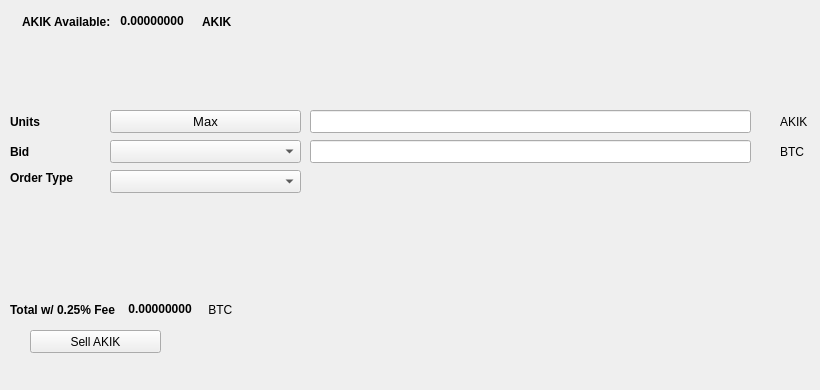
   <widget class="QWidget" name="SellTab">
    <attribute name="title">
     <string>Sell</string>
    </attribute>
    <widget class="QLabel" name="label_16">
     <property name="geometry">
      <rect>
       <x>780</x>
       <y>140</y>
       <width>31</width>
       <height>23</height>
      </rect>
     </property>
     <property name="text">
      <string>BTC</string>
     </property>
    </widget>
    <widget class="QComboBox" name="SellBidcomboBox">
     <property name="geometry">
      <rect>
       <x>110</x>
       <y>140</y>
       <width>191</width>
       <height>23</height>
      </rect>
     </property>
     <property name="font">
      <font>
       <pointsize>10</pointsize>
      </font>
     </property>
    </widget>
    <widget class="QLabel" name="label_18">
     <property name="geometry">
      <rect>
       <x>10</x>
       <y>110</y>
       <width>46</width>
       <height>23</height>
      </rect>
     </property>
     <property name="font">
      <font>
       <weight>75</weight>
       <bold>true</bold>
      </font>
     </property>
     <property name="text">
      <string>Units</string>
     </property>
    </widget>
    <widget class="QPushButton" name="Sell_Max_Amount">
     <property name="geometry">
      <rect>
       <x>110</x>
       <y>110</y>
       <width>191</width>
       <height>23</height>
      </rect>
     </property>
     <property name="font">
      <font>
       <pointsize>10</pointsize>
      </font>
     </property>
     <property name="text">
      <string>Max</string>
     </property>
    </widget>
    <widget class="QLabel" name="label_20">
     <property name="geometry">
      <rect>
       <x>10</x>
       <y>170</y>
       <width>91</width>
       <height>16</height>
      </rect>
     </property>
     <property name="font">
      <font>
       <weight>75</weight>
       <bold>true</bold>
      </font>
     </property>
     <property name="text">
      <string>Order Type</string>
     </property>
    </widget>
    <widget class="QComboBox" name="SellOrdertypeCombo">
     <property name="geometry">
      <rect>
       <x>110</x>
       <y>170</y>
       <width>191</width>
       <height>23</height>
      </rect>
     </property>
     <property name="font">
      <font>
       <pointsize>10</pointsize>
      </font>
     </property>
    </widget>
    <widget class="QLabel" name="label_21">
     <property name="geometry">
      <rect>
       <x>10</x>
       <y>140</y>
       <width>46</width>
       <height>23</height>
      </rect>
     </property>
     <property name="font">
      <font>
       <weight>75</weight>
       <bold>true</bold>
      </font>
     </property>
     <property name="text">
      <string>Bid</string>
     </property>
    </widget>
    <widget class="QLabel" name="label_22">
     <property name="geometry">
      <rect>
       <x>780</x>
       <y>110</y>
       <width>31</width>
       <height>23</height>
      </rect>
     </property>
     <property name="text">
      <string>AKIK</string>
     </property>
    </widget>
    <widget class="QLineEdit" name="UnitsInputAKIK">
     <property name="geometry">
      <rect>
       <x>310</x>
       <y>110</y>
       <width>441</width>
       <height>23</height>
      </rect>
     </property>
     <property name="font">
      <font>
       <pointsize>9</pointsize>
       <weight>75</weight>
       <bold>true</bold>
      </font>
     </property>
    </widget>
    <widget class="QLineEdit" name="SellBidPriceEdit">
     <property name="geometry">
      <rect>
       <x>310</x>
       <y>140</y>
       <width>441</width>
       <height>23</height>
      </rect>
     </property>
     <property name="font">
      <font>
       <pointsize>9</pointsize>
       <weight>75</weight>
       <bold>true</bold>
      </font>
     </property>
    </widget>
    <widget class="QPushButton" name="SellAKIKBTN">
     <property name="geometry">
      <rect>
       <x>30</x>
       <y>330</y>
       <width>131</width>
       <height>23</height>
      </rect>
     </property>
     <property name="text">
      <string>Sell AKIK</string>
     </property>
     <property name="icon">
      <iconset resource="../akik">
       <normaloff>:/icons/bitcoin</normaloff>:/icons/bitcoin</iconset>
     </property>
    </widget>
    <widget class="QWidget" name="layoutWidget3">
     <property name="geometry">
      <rect>
       <x>22</x>
       <y>12</y>
       <width>258</width>
       <height>19</height>
      </rect>
     </property>
     <layout class="QHBoxLayout" name="horizontalLayout">
      <item>
       <widget class="QLabel" name="label232_2">
        <property name="font">
         <font>
          <weight>75</weight>
          <bold>true</bold>
         </font>
        </property>
        <property name="text">
         <string>AKIK Available:</string>
        </property>
       </widget>
      </item>
      <item>
       <widget class="QLabel" name="AKIKAvailableLabel">
        <property name="palette">
         <palette>
          <active>
           <colorrole role="WindowText">
            <brush brushstyle="SolidPattern">
             <color alpha="255">
              <red>0</red>
              <green>0</green>
              <blue>0</blue>
             </color>
            </brush>
           </colorrole>
           <colorrole role="Button">
            <brush brushstyle="SolidPattern">
             <color alpha="255">
              <red>0</red>
              <green>170</green>
              <blue>0</blue>
             </color>
            </brush>
           </colorrole>
           <colorrole role="Light">
            <brush brushstyle="SolidPattern">
             <color alpha="255">
              <red>0</red>
              <green>255</green>
              <blue>0</blue>
             </color>
            </brush>
           </colorrole>
           <colorrole role="Midlight">
            <brush brushstyle="SolidPattern">
             <color alpha="255">
              <red>0</red>
              <green>212</green>
              <blue>0</blue>
             </color>
            </brush>
           </colorrole>
           <colorrole role="Dark">
            <brush brushstyle="SolidPattern">
             <color alpha="255">
              <red>0</red>
              <green>85</green>
              <blue>0</blue>
             </color>
            </brush>
           </colorrole>
           <colorrole role="Mid">
            <brush brushstyle="SolidPattern">
             <color alpha="255">
              <red>0</red>
              <green>113</green>
              <blue>0</blue>
             </color>
            </brush>
           </colorrole>
           <colorrole role="Text">
            <brush brushstyle="SolidPattern">
             <color alpha="255">
              <red>0</red>
              <green>170</green>
              <blue>0</blue>
             </color>
            </brush>
           </colorrole>
           <colorrole role="BrightText">
            <brush brushstyle="SolidPattern">
             <color alpha="255">
              <red>255</red>
              <green>255</green>
              <blue>255</blue>
             </color>
            </brush>
           </colorrole>
           <colorrole role="ButtonText">
            <brush brushstyle="SolidPattern">
             <color alpha="255">
              <red>0</red>
              <green>0</green>
              <blue>0</blue>
             </color>
            </brush>
           </colorrole>
           <colorrole role="Base">
            <brush brushstyle="SolidPattern">
             <color alpha="255">
              <red>255</red>
              <green>255</green>
              <blue>255</blue>
             </color>
            </brush>
           </colorrole>
           <colorrole role="Window">
            <brush brushstyle="SolidPattern">
             <color alpha="255">
              <red>0</red>
              <green>170</green>
              <blue>0</blue>
             </color>
            </brush>
           </colorrole>
           <colorrole role="Shadow">
            <brush brushstyle="SolidPattern">
             <color alpha="255">
              <red>0</red>
              <green>0</green>
              <blue>0</blue>
             </color>
            </brush>
           </colorrole>
           <colorrole role="AlternateBase">
            <brush brushstyle="SolidPattern">
             <color alpha="255">
              <red>127</red>
              <green>212</green>
              <blue>127</blue>
             </color>
            </brush>
           </colorrole>
           <colorrole role="ToolTipBase">
            <brush brushstyle="SolidPattern">
             <color alpha="255">
              <red>255</red>
              <green>255</green>
              <blue>220</blue>
             </color>
            </brush>
           </colorrole>
           <colorrole role="ToolTipText">
            <brush brushstyle="SolidPattern">
             <color alpha="255">
              <red>0</red>
              <green>0</green>
              <blue>0</blue>
             </color>
            </brush>
           </colorrole>
          </active>
          <inactive>
           <colorrole role="WindowText">
            <brush brushstyle="SolidPattern">
             <color alpha="255">
              <red>0</red>
              <green>0</green>
              <blue>0</blue>
             </color>
            </brush>
           </colorrole>
           <colorrole role="Button">
            <brush brushstyle="SolidPattern">
             <color alpha="255">
              <red>0</red>
              <green>170</green>
              <blue>0</blue>
             </color>
            </brush>
           </colorrole>
           <colorrole role="Light">
            <brush brushstyle="SolidPattern">
             <color alpha="255">
              <red>0</red>
              <green>255</green>
              <blue>0</blue>
             </color>
            </brush>
           </colorrole>
           <colorrole role="Midlight">
            <brush brushstyle="SolidPattern">
             <color alpha="255">
              <red>0</red>
              <green>212</green>
              <blue>0</blue>
             </color>
            </brush>
           </colorrole>
           <colorrole role="Dark">
            <brush brushstyle="SolidPattern">
             <color alpha="255">
              <red>0</red>
              <green>85</green>
              <blue>0</blue>
             </color>
            </brush>
           </colorrole>
           <colorrole role="Mid">
            <brush brushstyle="SolidPattern">
             <color alpha="255">
              <red>0</red>
              <green>113</green>
              <blue>0</blue>
             </color>
            </brush>
           </colorrole>
           <colorrole role="Text">
            <brush brushstyle="SolidPattern">
             <color alpha="255">
              <red>0</red>
              <green>170</green>
              <blue>0</blue>
             </color>
            </brush>
           </colorrole>
           <colorrole role="BrightText">
            <brush brushstyle="SolidPattern">
             <color alpha="255">
              <red>255</red>
              <green>255</green>
              <blue>255</blue>
             </color>
            </brush>
           </colorrole>
           <colorrole role="ButtonText">
            <brush brushstyle="SolidPattern">
             <color alpha="255">
              <red>0</red>
              <green>0</green>
              <blue>0</blue>
             </color>
            </brush>
           </colorrole>
           <colorrole role="Base">
            <brush brushstyle="SolidPattern">
             <color alpha="255">
              <red>255</red>
              <green>255</green>
              <blue>255</blue>
             </color>
            </brush>
           </colorrole>
           <colorrole role="Window">
            <brush brushstyle="SolidPattern">
             <color alpha="255">
              <red>0</red>
              <green>170</green>
              <blue>0</blue>
             </color>
            </brush>
           </colorrole>
           <colorrole role="Shadow">
            <brush brushstyle="SolidPattern">
             <color alpha="255">
              <red>0</red>
              <green>0</green>
              <blue>0</blue>
             </color>
            </brush>
           </colorrole>
           <colorrole role="AlternateBase">
            <brush brushstyle="SolidPattern">
             <color alpha="255">
              <red>127</red>
              <green>212</green>
              <blue>127</blue>
             </color>
            </brush>
           </colorrole>
           <colorrole role="ToolTipBase">
            <brush brushstyle="SolidPattern">
             <color alpha="255">
              <red>255</red>
              <green>255</green>
              <blue>220</blue>
             </color>
            </brush>
           </colorrole>
           <colorrole role="ToolTipText">
            <brush brushstyle="SolidPattern">
             <color alpha="255">
              <red>0</red>
              <green>0</green>
              <blue>0</blue>
             </color>
            </brush>
           </colorrole>
          </inactive>
          <disabled>
           <colorrole role="WindowText">
            <brush brushstyle="SolidPattern">
             <color alpha="255">
              <red>0</red>
              <green>85</green>
              <blue>0</blue>
             </color>
            </brush>
           </colorrole>
           <colorrole role="Button">
            <brush brushstyle="SolidPattern">
             <color alpha="255">
              <red>0</red>
              <green>170</green>
              <blue>0</blue>
             </color>
            </brush>
           </colorrole>
           <colorrole role="Light">
            <brush brushstyle="SolidPattern">
             <color alpha="255">
              <red>0</red>
              <green>255</green>
              <blue>0</blue>
             </color>
            </brush>
           </colorrole>
           <colorrole role="Midlight">
            <brush brushstyle="SolidPattern">
             <color alpha="255">
              <red>0</red>
              <green>212</green>
              <blue>0</blue>
             </color>
            </brush>
           </colorrole>
           <colorrole role="Dark">
            <brush brushstyle="SolidPattern">
             <color alpha="255">
              <red>0</red>
              <green>85</green>
              <blue>0</blue>
             </color>
            </brush>
           </colorrole>
           <colorrole role="Mid">
            <brush brushstyle="SolidPattern">
             <color alpha="255">
              <red>0</red>
              <green>113</green>
              <blue>0</blue>
             </color>
            </brush>
           </colorrole>
           <colorrole role="Text">
            <brush brushstyle="SolidPattern">
             <color alpha="255">
              <red>0</red>
              <green>85</green>
              <blue>0</blue>
             </color>
            </brush>
           </colorrole>
           <colorrole role="BrightText">
            <brush brushstyle="SolidPattern">
             <color alpha="255">
              <red>255</red>
              <green>255</green>
              <blue>255</blue>
             </color>
            </brush>
           </colorrole>
           <colorrole role="ButtonText">
            <brush brushstyle="SolidPattern">
             <color alpha="255">
              <red>0</red>
              <green>85</green>
              <blue>0</blue>
             </color>
            </brush>
           </colorrole>
           <colorrole role="Base">
            <brush brushstyle="SolidPattern">
             <color alpha="255">
              <red>0</red>
              <green>170</green>
              <blue>0</blue>
             </color>
            </brush>
           </colorrole>
           <colorrole role="Window">
            <brush brushstyle="SolidPattern">
             <color alpha="255">
              <red>0</red>
              <green>170</green>
              <blue>0</blue>
             </color>
            </brush>
           </colorrole>
           <colorrole role="Shadow">
            <brush brushstyle="SolidPattern">
             <color alpha="255">
              <red>0</red>
              <green>0</green>
              <blue>0</blue>
             </color>
            </brush>
           </colorrole>
           <colorrole role="AlternateBase">
            <brush brushstyle="SolidPattern">
             <color alpha="255">
              <red>0</red>
              <green>170</green>
              <blue>0</blue>
             </color>
            </brush>
           </colorrole>
           <colorrole role="ToolTipBase">
            <brush brushstyle="SolidPattern">
             <color alpha="255">
              <red>255</red>
              <green>255</green>
              <blue>220</blue>
             </color>
            </brush>
           </colorrole>
           <colorrole role="ToolTipText">
            <brush brushstyle="SolidPattern">
             <color alpha="255">
              <red>0</red>
              <green>0</green>
              <blue>0</blue>
             </color>
            </brush>
           </colorrole>
          </disabled>
         </palette>
        </property>
        <property name="font">
         <font>
          <weight>75</weight>
          <bold>true</bold>
         </font>
        </property>
        <property name="text">
         <string> 0.00000000 </string>
        </property>
        <property name="textInteractionFlags">
         <set>Qt::LinksAccessibleByMouse|Qt::TextSelectableByKeyboard|Qt::TextSelectableByMouse</set>
        </property>
       </widget>
      </item>
      <item>
       <widget class="QLabel" name="labelAKIK">
        <property name="font">
         <font>
          <weight>75</weight>
          <bold>true</bold>
         </font>
        </property>
        <property name="text">
         <string>AKIK</string>
        </property>
       </widget>
      </item>
     </layout>
    </widget>
    <widget class="QWidget" name="layoutWidget">
     <property name="geometry">
      <rect>
       <x>10</x>
       <y>300</y>
       <width>268</width>
       <height>19</height>
      </rect>
     </property>
     <layout class="QHBoxLayout" name="horizontalLayout_2">
      <item>
       <widget class="QLabel" name="label_19">
        <property name="font">
         <font>
          <weight>75</weight>
          <bold>true</bold>
         </font>
        </property>
        <property name="text">
         <string>Total w/ 0.25% Fee </string>
        </property>
       </widget>
      </item>
      <item>
       <widget class="QLabel" name="SellCostLabel">
        <property name="palette">
         <palette>
          <active>
           <colorrole role="WindowText">
            <brush brushstyle="SolidPattern">
             <color alpha="255">
              <red>0</red>
              <green>0</green>
              <blue>0</blue>
             </color>
            </brush>
           </colorrole>
           <colorrole role="Button">
            <brush brushstyle="SolidPattern">
             <color alpha="255">
              <red>0</red>
              <green>170</green>
              <blue>0</blue>
             </color>
            </brush>
           </colorrole>
           <colorrole role="Light">
            <brush brushstyle="SolidPattern">
             <color alpha="255">
              <red>0</red>
              <green>255</green>
              <blue>0</blue>
             </color>
            </brush>
           </colorrole>
           <colorrole role="Midlight">
            <brush brushstyle="SolidPattern">
             <color alpha="255">
              <red>0</red>
              <green>212</green>
              <blue>0</blue>
             </color>
            </brush>
           </colorrole>
           <colorrole role="Dark">
            <brush brushstyle="SolidPattern">
             <color alpha="255">
              <red>0</red>
              <green>85</green>
              <blue>0</blue>
             </color>
            </brush>
           </colorrole>
           <colorrole role="Mid">
            <brush brushstyle="SolidPattern">
             <color alpha="255">
              <red>0</red>
              <green>113</green>
              <blue>0</blue>
             </color>
            </brush>
           </colorrole>
           <colorrole role="Text">
            <brush brushstyle="SolidPattern">
             <color alpha="255">
              <red>0</red>
              <green>170</green>
              <blue>0</blue>
             </color>
            </brush>
           </colorrole>
           <colorrole role="BrightText">
            <brush brushstyle="SolidPattern">
             <color alpha="255">
              <red>255</red>
              <green>255</green>
              <blue>255</blue>
             </color>
            </brush>
           </colorrole>
           <colorrole role="ButtonText">
            <brush brushstyle="SolidPattern">
             <color alpha="255">
              <red>0</red>
              <green>0</green>
              <blue>0</blue>
             </color>
            </brush>
           </colorrole>
           <colorrole role="Base">
            <brush brushstyle="SolidPattern">
             <color alpha="255">
              <red>255</red>
              <green>255</green>
              <blue>255</blue>
             </color>
            </brush>
           </colorrole>
           <colorrole role="Window">
            <brush brushstyle="SolidPattern">
             <color alpha="255">
              <red>0</red>
              <green>170</green>
              <blue>0</blue>
             </color>
            </brush>
           </colorrole>
           <colorrole role="Shadow">
            <brush brushstyle="SolidPattern">
             <color alpha="255">
              <red>0</red>
              <green>0</green>
              <blue>0</blue>
             </color>
            </brush>
           </colorrole>
           <colorrole role="AlternateBase">
            <brush brushstyle="SolidPattern">
             <color alpha="255">
              <red>127</red>
              <green>212</green>
              <blue>127</blue>
             </color>
            </brush>
           </colorrole>
           <colorrole role="ToolTipBase">
            <brush brushstyle="SolidPattern">
             <color alpha="255">
              <red>255</red>
              <green>255</green>
              <blue>220</blue>
             </color>
            </brush>
           </colorrole>
           <colorrole role="ToolTipText">
            <brush brushstyle="SolidPattern">
             <color alpha="255">
              <red>0</red>
              <green>0</green>
              <blue>0</blue>
             </color>
            </brush>
           </colorrole>
          </active>
          <inactive>
           <colorrole role="WindowText">
            <brush brushstyle="SolidPattern">
             <color alpha="255">
              <red>0</red>
              <green>0</green>
              <blue>0</blue>
             </color>
            </brush>
           </colorrole>
           <colorrole role="Button">
            <brush brushstyle="SolidPattern">
             <color alpha="255">
              <red>0</red>
              <green>170</green>
              <blue>0</blue>
             </color>
            </brush>
           </colorrole>
           <colorrole role="Light">
            <brush brushstyle="SolidPattern">
             <color alpha="255">
              <red>0</red>
              <green>255</green>
              <blue>0</blue>
             </color>
            </brush>
           </colorrole>
           <colorrole role="Midlight">
            <brush brushstyle="SolidPattern">
             <color alpha="255">
              <red>0</red>
              <green>212</green>
              <blue>0</blue>
             </color>
            </brush>
           </colorrole>
           <colorrole role="Dark">
            <brush brushstyle="SolidPattern">
             <color alpha="255">
              <red>0</red>
              <green>85</green>
              <blue>0</blue>
             </color>
            </brush>
           </colorrole>
           <colorrole role="Mid">
            <brush brushstyle="SolidPattern">
             <color alpha="255">
              <red>0</red>
              <green>113</green>
              <blue>0</blue>
             </color>
            </brush>
           </colorrole>
           <colorrole role="Text">
            <brush brushstyle="SolidPattern">
             <color alpha="255">
              <red>0</red>
              <green>170</green>
              <blue>0</blue>
             </color>
            </brush>
           </colorrole>
           <colorrole role="BrightText">
            <brush brushstyle="SolidPattern">
             <color alpha="255">
              <red>255</red>
              <green>255</green>
              <blue>255</blue>
             </color>
            </brush>
           </colorrole>
           <colorrole role="ButtonText">
            <brush brushstyle="SolidPattern">
             <color alpha="255">
              <red>0</red>
              <green>0</green>
              <blue>0</blue>
             </color>
            </brush>
           </colorrole>
           <colorrole role="Base">
            <brush brushstyle="SolidPattern">
             <color alpha="255">
              <red>255</red>
              <green>255</green>
              <blue>255</blue>
             </color>
            </brush>
           </colorrole>
           <colorrole role="Window">
            <brush brushstyle="SolidPattern">
             <color alpha="255">
              <red>0</red>
              <green>170</green>
              <blue>0</blue>
             </color>
            </brush>
           </colorrole>
           <colorrole role="Shadow">
            <brush brushstyle="SolidPattern">
             <color alpha="255">
              <red>0</red>
              <green>0</green>
              <blue>0</blue>
             </color>
            </brush>
           </colorrole>
           <colorrole role="AlternateBase">
            <brush brushstyle="SolidPattern">
             <color alpha="255">
              <red>127</red>
              <green>212</green>
              <blue>127</blue>
             </color>
            </brush>
           </colorrole>
           <colorrole role="ToolTipBase">
            <brush brushstyle="SolidPattern">
             <color alpha="255">
              <red>255</red>
              <green>255</green>
              <blue>220</blue>
             </color>
            </brush>
           </colorrole>
           <colorrole role="ToolTipText">
            <brush brushstyle="SolidPattern">
             <color alpha="255">
              <red>0</red>
              <green>0</green>
              <blue>0</blue>
             </color>
            </brush>
           </colorrole>
          </inactive>
          <disabled>
           <colorrole role="WindowText">
            <brush brushstyle="SolidPattern">
             <color alpha="255">
              <red>0</red>
              <green>85</green>
              <blue>0</blue>
             </color>
            </brush>
           </colorrole>
           <colorrole role="Button">
            <brush brushstyle="SolidPattern">
             <color alpha="255">
              <red>0</red>
              <green>170</green>
              <blue>0</blue>
             </color>
            </brush>
           </colorrole>
           <colorrole role="Light">
            <brush brushstyle="SolidPattern">
             <color alpha="255">
              <red>0</red>
              <green>255</green>
              <blue>0</blue>
             </color>
            </brush>
           </colorrole>
           <colorrole role="Midlight">
            <brush brushstyle="SolidPattern">
             <color alpha="255">
              <red>0</red>
              <green>212</green>
              <blue>0</blue>
             </color>
            </brush>
           </colorrole>
           <colorrole role="Dark">
            <brush brushstyle="SolidPattern">
             <color alpha="255">
              <red>0</red>
              <green>85</green>
              <blue>0</blue>
             </color>
            </brush>
           </colorrole>
           <colorrole role="Mid">
            <brush brushstyle="SolidPattern">
             <color alpha="255">
              <red>0</red>
              <green>113</green>
              <blue>0</blue>
             </color>
            </brush>
           </colorrole>
           <colorrole role="Text">
            <brush brushstyle="SolidPattern">
             <color alpha="255">
              <red>0</red>
              <green>85</green>
              <blue>0</blue>
             </color>
            </brush>
           </colorrole>
           <colorrole role="BrightText">
            <brush brushstyle="SolidPattern">
             <color alpha="255">
              <red>255</red>
              <green>255</green>
              <blue>255</blue>
             </color>
            </brush>
           </colorrole>
           <colorrole role="ButtonText">
            <brush brushstyle="SolidPattern">
             <color alpha="255">
              <red>0</red>
              <green>85</green>
              <blue>0</blue>
             </color>
            </brush>
           </colorrole>
           <colorrole role="Base">
            <brush brushstyle="SolidPattern">
             <color alpha="255">
              <red>0</red>
              <green>170</green>
              <blue>0</blue>
             </color>
            </brush>
           </colorrole>
           <colorrole role="Window">
            <brush brushstyle="SolidPattern">
             <color alpha="255">
              <red>0</red>
              <green>170</green>
              <blue>0</blue>
             </color>
            </brush>
           </colorrole>
           <colorrole role="Shadow">
            <brush brushstyle="SolidPattern">
             <color alpha="255">
              <red>0</red>
              <green>0</green>
              <blue>0</blue>
             </color>
            </brush>
           </colorrole>
           <colorrole role="AlternateBase">
            <brush brushstyle="SolidPattern">
             <color alpha="255">
              <red>0</red>
              <green>170</green>
              <blue>0</blue>
             </color>
            </brush>
           </colorrole>
           <colorrole role="ToolTipBase">
            <brush brushstyle="SolidPattern">
             <color alpha="255">
              <red>255</red>
              <green>255</green>
              <blue>220</blue>
             </color>
            </brush>
           </colorrole>
           <colorrole role="ToolTipText">
            <brush brushstyle="SolidPattern">
             <color alpha="255">
              <red>0</red>
              <green>0</green>
              <blue>0</blue>
             </color>
            </brush>
           </colorrole>
          </disabled>
         </palette>
        </property>
        <property name="font">
         <font>
          <weight>75</weight>
          <bold>true</bold>
         </font>
        </property>
        <property name="autoFillBackground">
         <bool>false</bool>
        </property>
        <property name="text">
         <string> 0.00000000</string>
        </property>
        <property name="textInteractionFlags">
         <set>Qt::LinksAccessibleByMouse|Qt::TextSelectableByMouse</set>
        </property>
       </widget>
      </item>
      <item>
       <widget class="QLabel" name="label_17">
        <property name="font">
         <font>
          <weight>50</weight>
          <bold>false</bold>
         </font>
        </property>
        <property name="text">
         <string> BTC</string>
        </property>
       </widget>
      </item>
     </layout>
    </widget>
    <widget class="QLabel" name="label_23">
     <property name="geometry">
      <rect>
       <x>460</x>
       <y>300</y>
       <width>281</width>
       <height>81</height>
      </rect>
     </property>
     <property name="text">
      <string/>
     </property>
     <property name="pixmap">
      <pixmap>:/images/bittrex</pixmap>
     </property>
    </widget>
   </widget>
